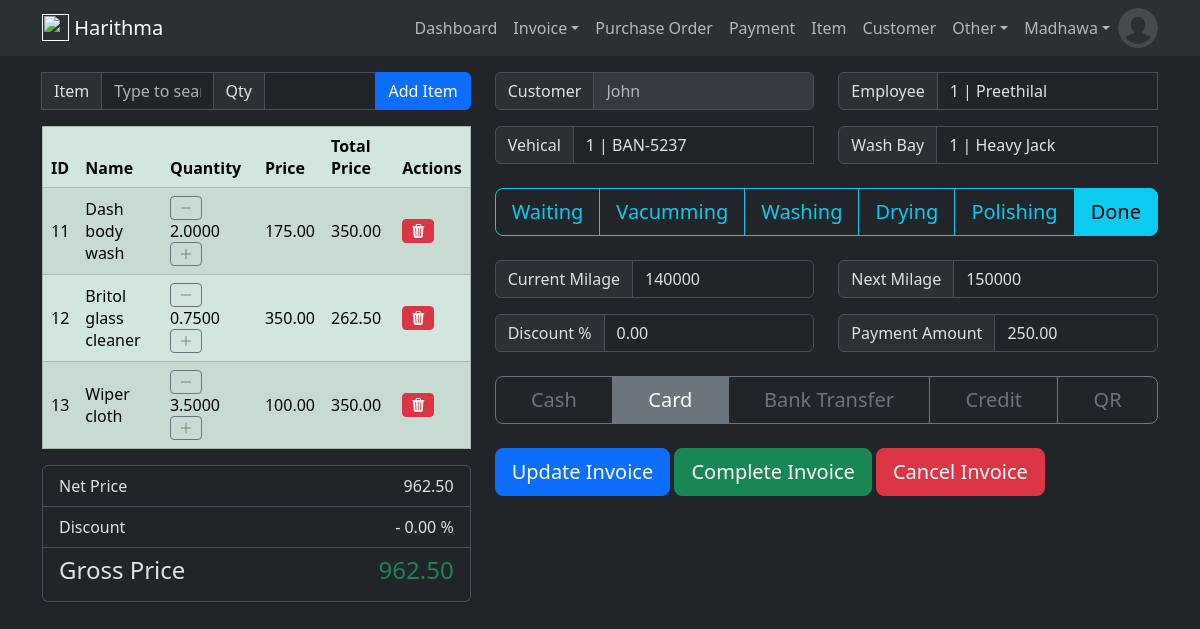
The app's page /invoice/head/2 (signed in) with its own data.
### harithmapos/models.py (models this page shows, shortened)
class User(db.Model, UserMixin):
    id = db.Column(db.Integer, primary_key=True)
    email = db.Column(db.String(120), unique=True, nullable=False)
    name = db.Column(db.String(50), nullable=False)
    image = db.Column(db.String(20), default='default.jpg')
    password = db.Column(db.String(60), nullable=False)
    ui_theme = db.Column(db.String(5), default='light')
    create_dttm = db.Column(db.DateTime, nullable=False, default=datetime.utcnow)
    update_dttm = db.Column(db.DateTime, nullable=False, default=datetime.utcnow)

class InvoiceDetail(db.Model):
    id = db.Column(db.Integer, primary_key=True)
    invoice_head_id = db.Column(db.Integer, db.ForeignKey('invoice_head.id'))
    item_id = db.Column(db.Integer, db.ForeignKey('item.id'), nullable=False)
    quantity = db.Column(db.Numeric(10,4), nullable=False)
    total_cost = db.Column(db.Numeric(10,2), nullable=False)
    total_price = db.Column(db.Numeric(10,2), nullable=False)
    discount_pct = db.Column(db.Numeric(10,2), nullable=False)
    created_dttm = db.Column(db.DateTime, nullable=False, default=datetime.utcnow)
    update_dttm = db.Column(db.DateTime, nullable=False, default=datetime.utcnow)

class Item(db.Model):
    id = db.Column(db.Integer, primary_key=True)
    name = db.Column(db.String(100), nullable=False)
    description = db.Column(db.String(255))
    unit_of_measure = db.Column(db.String(20))
    quantity = db.Column(db.Numeric(10,4))
    unit_cost = db.Column(db.Numeric(10,2))
    unit_price = db.Column(db.Numeric(10,2))
    discount_pct = db.Column(db.Numeric(5,2))
    create_dttm = db.Column(db.DateTime, nullable=False, default=datetime.utcnow)
    update_dttm = db.Column(db.DateTime, nullable=False, default=datetime.utcnow)
    invoice_details = db.relationship('InvoiceDetail', backref='item', lazy=True)
    item_invoice_details = db.relationship('ItemInvoiceDetail', backref='item', lazy=True)
    purchase_order_details = db.relationship('PurchaseOrderDetail', backref='item', lazy=True)

class InvoiceHead(db.Model):
    id =  db.Column(db.Integer, primary_key=True)
    customer_id = db.Column(db.Integer, db.ForeignKey('customer.id'), nullable=False)
    vehical_id = db.Column(db.Integer, db.ForeignKey('vehical.id'), nullable=False)
    washbay_id = db.Column(db.Integer, db.ForeignKey('wash_bay.id'), nullable=False)
    employee_id = db.Column(db.Integer, db.ForeignKey('employee.id'), nullable=False)
    current_milage = db.Column(db.Numeric(18,0))
    next_milage = db.Column(db.Numeric(18,0))
    service_status = db.Column(db.Integer, default=0)
    total_cost = db.Column(db.Numeric(10,2), default=0)
    total_price = db.Column(db.Numeric(10,2), default=0)
    discount_pct = db.Column(db.Numeric(10,2), default=0)
    gross_price = db.Column(db.Numeric(10,2), default=0)
    payment_method = db.Column(db.String(10))
    paid_amount = db.Column(db.Numeric(10,2), default=0)
    remaining_amount = db.Column(db.Numeric(10,2))
    last_payment_date = db.Column(db.Date())
    created_dttm = db.Column(db.DateTime, nullable=False, default=datetime.utcnow)
    update_dttm = db.Column(db.DateTime, nullable=False, default=datetime.utcnow)
    invoice_details = db.relationship('InvoiceDetail', backref='invoice', lazy=True)
    payments = db.relationship('Payment', backref='invoice', lazy=True)
    @hybrid_property
    def is_in_bay(self):
        return self.service_status in [1, 2, 3]

class Customer(db.Model):
    id = db.Column(db.Integer, primary_key=True)
    name = db.Column(db.String(100), nullable=False)
    contact = db.Column(db.String(10))
    address = db.Column(db.String(255))
    email = db.Column(db.String(150))
    create_dttm = db.Column(db.DateTime, nullable=False, default=datetime.utcnow)
    update_dttm = db.Column(db.DateTime, nullable=False, default=datetime.utcnow)
    vehicals = db.relationship('Vehical', backref='owner', lazy=True)
    invoices = db.relationship('InvoiceHead', backref='customer', lazy=True)
    item_invoices = db.relationship('ItemInvoiceHead', backref='customer', lazy=True)
    payments = db.relationship('Payment', backref='customer', lazy=True)

### harithmapos/views/invoice/routes.py (the view, shortened to what this page needs)
@invoice_blueprint.route("/invoice/head/<int:invoice_head_id>", methods=['GET', 'POST'])
def invoice_head_detail(invoice_head_id):
    invoice_head_update_form = InvoiceHeadUpdateForm()
    invoice_detail_create_form = InvoiceDetailCreateForm()
    items = Item.query.all()
    vehicals = Vehical.query.all()
    employees = Employee.query.all()
    washbays = WashBay.query.all()
    invoice_head = InvoiceHead.query.get_or_404(invoice_head_id)
    invoice_details = InvoiceDetail.query.filter(InvoiceDetail.invoice_head_id==invoice_head_id)
    return render_template(
            'invoice/update.html',
            title='Invoice',
            invoice_head=invoice_head,
            invoice_head_update_form=invoice_head_update_form,
            invoice_detail_create_form=invoice_detail_create_form,
            items=items,
            vehicals=vehicals,
            employees=employees,
            washbays=washbays,
            invoice_details=invoice_details,
            service_status_form_list=config.SERVICE_STATUS_FORM_LIST,
            payment_method_form_list=config.PAYMENT_METHOD_FORM_LIST,
        )

### harithmapos/views/invoice/forms.py
class InvoiceHeadUpdateForm(FlaskForm):
    vehical = StringField("Vehical", validators=[DataRequired()])
    employee = StringField("Employee", validators=[DataRequired()])
    washbay = StringField("Wash Bay", validators=[DataRequired()])
    current_milage = IntegerField("Current Milage", validators=[Optional()])
    next_milage = IntegerField("Next Milage", validators=[Optional()])
    service_status = RadioField("Status", choices=config.SERVICE_STATUS_FORM_LIST)
    total_cost = DecimalField("Total Cost", places=2, validators=[Optional()])
    total_price = DecimalField("Total Price", places=2, validators=[Optional()])
    discount_pct = DecimalField("Discount Percentage", places=2, validators=[Optional()])
    gross_price = DecimalField("Gross Price", places=2, validators=[Optional()])
    payment_method = SelectField("Payment Method", choices=config.PAYMENT_METHOD_FORM_LIST)
    paid_amount = DecimalField("Paid Amount", places=2, validators=[Optional()])
    update_invoice = SubmitField('Update Invoice')
    complete_invoice = SubmitField('Complete Invoice')
    cancel_invoice = SubmitField('Cancel Invoice')

class InvoiceDetailCreateForm(FlaskForm):
    item = StringField("Item", validators=[DataRequired()])
    quantity = DecimalField("Qty", places=4, validators=[DataRequired()])
    submit = SubmitField('Add Item')

### harithmapos/models.py (called while the page is built)
@login_manager.user_loader
def load_user(user_id):
    return User.query.get(int(user_id))

### harithmapos/templates/invoice/update.html (shortened to what this page needs)
{% extends 'layout/base.html' %}
{% block body %}
<div class="container mt-3">
  <div class="row">
    <div class="col">
      <form action="{{url_for('invoice_blueprint.add_invoice_detail', invoice_head_id=invoice_head.id)}}" method="POST">
        <div class="input-group ">
          <span class="input-group-text">Item</span>
          {{ invoice_detail_create_form.item(class="form-control", list="ItemDatalistOptions", id="ItemDataList", placeholder="Type to search...") }}
          <span class="input-group-text">Qty</span>
          {{ invoice_detail_create_form.quantity(class="form-control") }}
          {{ invoice_detail_create_form.submit(class="btn btn-primary") }}
        </div>
      </form>
      <table class="table table-success table-striped table-hover" border="1">
        <thead class="thread-dark">
          <tr>
            <th scope="col">ID</th>
            <th scope="col">Name</th>
            <th scope="col">Quantity</th>
            <th scope="col">Price</th>
            <th scope="col">Total Price</th>
            <th scope="col">Actions</th>
          </tr>
        </thead>
        <tbody id="results">
          {% for invoice_detail in invoice_details %}
          <tr>
            <td class="align-middle">{{invoice_detail.id}}</td>
            <td class="align-middle">{{invoice_detail.item.name}}</td>
            <td class="align-middle">
              <a href="{{url_for('invoice_blueprint.decrease_quantity_invoice_detail', invoice_detail_id=invoice_detail.id)}}" class="btn btn-outline-secondary btn-sm"><i class="bi bi-dash-lg"></i></a>
              {{invoice_detail.quantity}}
              <a href="{{url_for('invoice_blueprint.increase_quantity_invoice_detail', invoice_detail_id=invoice_detail.id)}}" class="btn btn-outline-secondary btn-sm"><i class="bi bi-plus-lg"></i></a>
            </td>
            <td class="align-middle">{{invoice_detail.item.unit_price}}</td>
            <td class="align-middle">{{invoice_detail.total_price}}</td>
            <td class="align-middle">
              <a href="{{url_for('invoice_blueprint.delete_invoice_detail', invoice_detail_id=invoice_detail.id)}}" class="btn btn-sm btn-danger" data-toggle="tooltip" data-placement="top" title="Delete supplier"
                onclick="return confirm('Are you sure to delete?')"><i class="bi bi-trash3-fill"></i></a>
            </td>
          </tr>
          {% endfor %}
        </tbody>
      </table>
      <ul class="list-group mb-3">
        <li class="list-group-item d-flex justify-content-between">
          <span>Net Price</span>
          <text>{{ '{:,}'.format(invoice_head.total_price) }}</text>
        </li>
        <li class="list-group-item d-flex justify-content-between">
          <span>Discount</span>
          <text>- {{ invoice_head.discount_pct }} %</text>
        </li>
        <li class="list-group-item d-flex justify-content-between">
          <h4>Gross Price</h4>
          <h4 class="text-success">{{ '{:,}'.format(invoice_head.gross_price) }}</h4>
        </li>
      </ul>
    </div>
    <div class="col">
      <form action="{{url_for('invoice_blueprint.invoice_head_detail', invoice_head_id=invoice_head.id)}}" method="POST">
        <div class="row">
            <div class="col">
              <div class="input-group mb-3">
                  <span class="input-group-text" id="inputGroup-sizing-default">Customer</span>
                  <input type="text" class="form-control" aria-label="Sizing example input" aria-describedby="inputGroup-sizing-default" placeholder="{{invoice_head.customer.name}}" disabled>
              </div>
              <div class="input-group mb-3">
                  <span class="input-group-text" id="inputGroup-sizing-default">Vehical</span>
                  {{ invoice_head_update_form.vehical(class="form-control", list="datalistOptionsVehical", id="vehicalDataList", value=invoice_head.vehical.id|string+" | "+invoice_head.vehical.number) }}
              </div>
            </div>
            <div class="col">
              <div class="input-group mb-3">
                  <span class="input-group-text" id="inputGroup-sizing-default">Employee</span>
                  {{ invoice_head_update_form.employee(class="form-control", list="datalistOptionsEmployee", id="employeeDataList", value=invoice_head.employee.id|string+" | "+invoice_head.employee.name) }}
              </div>
              <div class="input-group mb-3">
                  <span class="input-group-text" id="inputGroup-sizing-default">Wash Bay</span>
                  {{ invoice_head_update_form.washbay(class="form-control", list="datalistOptionsWashBay", id="washbayDataList", value=invoice_head.washbay.id|string+" | "+invoice_head.washbay.name) }}
              </div>
            </div>
            <div class="btn-group mb-4 mt-2" role="group" aria-label="Basic radio toggle button group">
              {% for status_number, service_status in service_status_form_list %}
                  <label class="btn btn-outline-info btn-lg" for="serviceStatusRadio{{ status_number }}">{{ service_status }}</label>
              {% endfor %}
            </div>
        </div>
        <div class="row">
          <div class="col">
            <div class="input-group mb-3">
              <span class="input-group-text" id="inputGroup-sizing-default">Current Milage</span>
              {{ invoice_head_update_form.current_milage(class="form-control form-control", value=invoice_head.current_milage) }}
            </div>
            <div class="input-group mb-3">
              <span class="input-group-text" id="inputGroup-sizing-default">Discount %</span>
              {{ invoice_head_update_form.discount_pct(class="form-control form-control", value=invoice_head.discount_pct) }}
            </div>
          </div>
          <div class="col">
            <div class="input-group mb-3">
              <span class="input-group-text" id="inputGroup-sizing-default">Next Milage</span>
              {{ invoice_head_update_form.next_milage(class="form-control form-control", value=invoice_head.next_milage) }}
            </div>
            <div class="input-group mb-3">
              <span class="input-group-text" id="inputGroup-sizing-default">Payment Amount</span>
              {{ invoice_head_update_form.paid_amount(class="form-control form-control", value=invoice_head.paid_amount) }}
            </div>
          </div>
          <div class="btn-group mb-4 mt-2" role="group" aria-label="Basic radio toggle button group">
            {% for payment_method_number, payment_method in payment_method_form_list %}
                <label class="btn btn-outline-secondary btn-lg" for="paymentMethodRadio{{ payment_method_number }}">{{ payment_method }}</label>
            {% endfor %}
          </div>
        </div>
        <div class="btn-group" role="group" aria-label="Basic example">
          <div class="col-auto">
            {{ invoice_head_update_form.update_invoice(class="btn btn-primary btn-lg mb-3") }}
            {{ invoice_head_update_form.complete_invoice(class="btn btn-success btn-lg mb-3") }}
            {{ invoice_head_update_form.cancel_invoice(class="btn btn-danger btn-lg mb-3", onclick="return confirm('Are you sure to delete?')") }}
          </div>
        </div>
      </form>
    </div>
  </div>
</div>
{% endblock %}

### harithmapos/templates/layout/navbar.html (shortened to what this page needs)
<nav class="navbar navbar-expand-lg bg-body-tertiary">
    <div class="container">
        <a href="" class="navbar-brand lead">
            <img src="{{url_for('static', filename='vehical.png')}}" height="27" class="d-inline-block align-text-top">
            <b>Harithma</b>
        </a>
        <div class="collapse navbar-collapse" id="navbarCollapse">
            <ul class="navbar-nav ms-auto">
                {% if current_user.is_authenticated %}
                    <a class="nav-item nav-link" href="{{ url_for('dashboard_blueprint.dashboard') }}">Dashboard</a>
                    <li class="nav-item dropdown">
                        <a class="nav-link dropdown-toggle" href="#" role="button" data-bs-toggle="dropdown" aria-expanded="false">Invoice</a>
                    </li>
                    <a class="nav-item nav-link" href="{{ url_for('purchase_order_blueprint.purchase_order_head') }}">Purchase Order</a>
                    <a class="nav-item nav-link" href="{{ url_for('payment_blueprint.payment') }}">Payment</a>
                    <a class="nav-item nav-link" href="{{ url_for('item_blueprint.item') }}">Item</a>
                    <a class="nav-item nav-link" href="{{ url_for('customer_blueprint.customer') }}">Customer</a>
                    <li class="nav-item dropdown">
                        <a class="nav-link dropdown-toggle" href="#" role="button" data-bs-toggle="dropdown" aria-expanded="false">Other</a>
                    </li>
                    <li class="nav-item dropdown">
                        <a class="nav-link dropdown-toggle" href="#" role="button" data-bs-toggle="dropdown" aria-expanded="false">{{ current_user.name }}</a>
                    </li>
                    <img src="{{ url_for('static', filename='user_images/'+current_user.image) }}" class="rounded-circle" height="40" alt="Avatar" />
                {% else %}
                    <a class="nav-item nav-link" href="{{ url_for('user_blueprint.login') }}">Login</a>
                    <a class="nav-item nav-link" href="{{ url_for('user_blueprint.register') }}">Register</a>
                {% endif %}
            </ul>
        </div>
    </div>
</nav>

### records on screen
User: name "Madhawa", image (placeholder picture)
InvoiceDetail: id "11", item.name "Dash body wash", quantity "2.0000", item.unit_price "175.00", total_price "350.00"
InvoiceDetail: id "12", item.name "Britol glass cleaner", quantity "0.7500", item.unit_price "350.00", total_price "262.50"
InvoiceDetail: id "13", item.name "Wiper cloth", quantity "3.5000", item.unit_price "100.00", total_price "350.00"
InvoiceHead: total_price "962.50", discount_pct "0.00", gross_price "962.50", vehical "1 | BAN-5237", employee "1 | Preethilal", washbay "1 | Heavy Jack", current_milage "140000", next_milage "150000", paid_amount "250.00"
Customer: customer.name "John"

### other values on screen
{{ service_status }} "Waiting" "Vacumming" "Washing" "Drying" "Polishing" "Done"
{{ payment_method }} "Cash" "Card" "Bank Transfer" "Credit" "QR"
